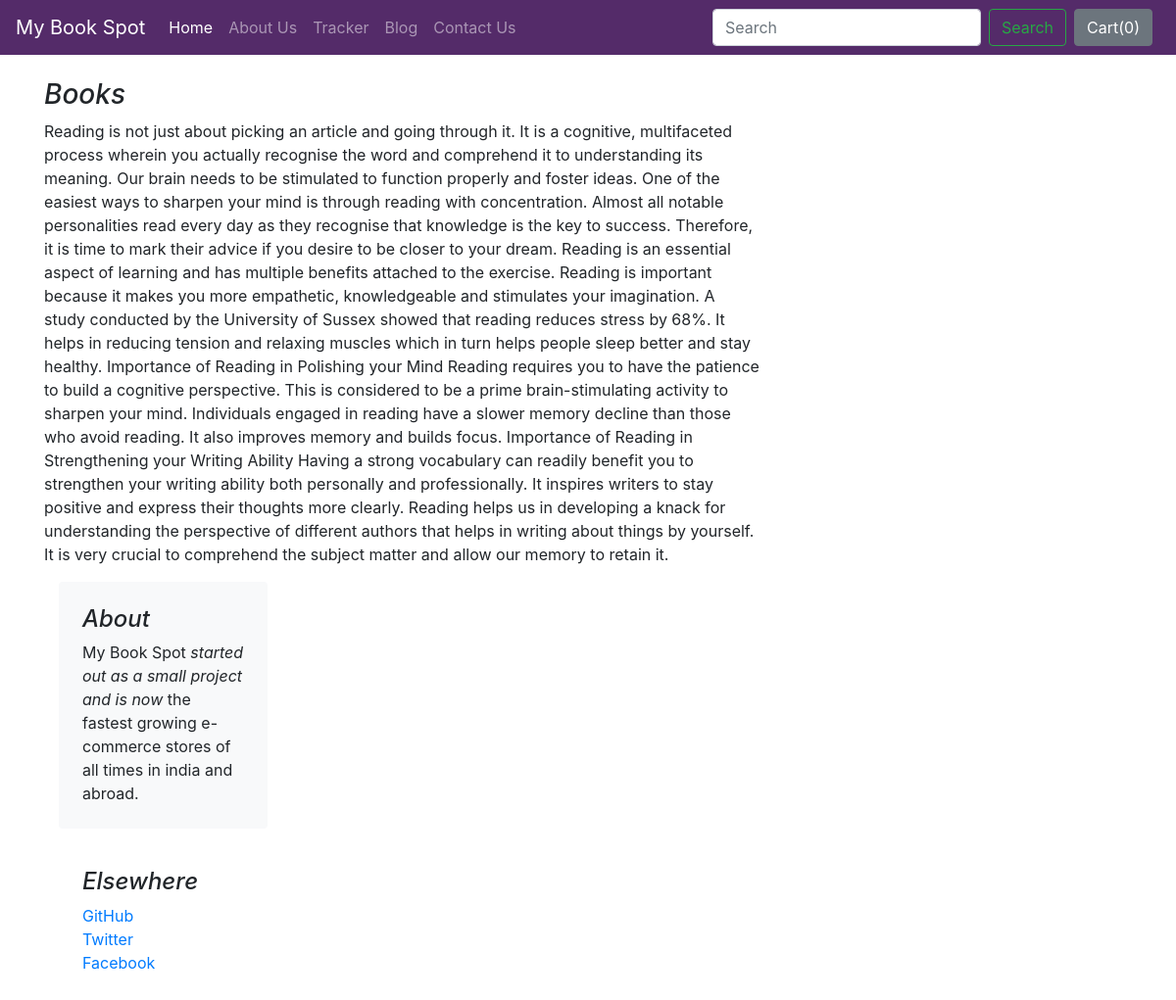
The page /blog/blogpost/1 on the database its author committed.
### blog/models.py (models this page shows, shortened)
class Blogpost(models.Model):
    post_id = models.AutoField(primary_key=True)
    title = models.CharField(max_length=50)
    head0 = models.CharField(max_length=500, default="")
    chead0 = models.CharField(max_length=5000, default="")
    pub_date = models.DateField()
    thumbnail = models.ImageField(upload_to='shop/images', default="")

### blog/views.py (the view)
# urls.py: path("blogpost/<int:id>", views.blogpost, name="blogPost"),
def blogpost(request,id):
    post= Blogpost.objects.filter(post_id=id)[0]
    return render(request,'blog/blogpost.html',{'post':post})

### blog/templates/blog/blogpost.html (shortened to what this page needs)
{% extends 'blog/basic.html' %}
{% block body %}
<div class="container">
    <div class="row mt-4">
        <div class="col-md-8 blog-main">
            <h3 class="font-italic">
                {{post.title}}
            </h3>
            <div class="blog-post">
                <p>{{post.chead0}}</p>
        </div>
        <aside class="col-md-4 blog-sidebar">
            <div class="p-4 mb-3 bg-light rounded">
                <h4 class="font-italic">About</h4>
                <p class="mb-0">My Book Spot <em>started out as a small project and is now</em> the fastest growing e-commerce stores of all times in india and abroad.</p>
            </div>
            <div class="p-4">
                <h4 class="font-italic">Elsewhere</h4>
                <ol class="list-unstyled">
                    <li><a href="#">GitHub</a></li>
                    <li><a href="#">Twitter</a></li>
                    <li><a href="#">Facebook</a></li>
                </ol>
            </div>
        </aside>
    </div>
</div>
{% endblock %}

### rows shown on the page
Blogpost: title "Books", chead0 "Reading is not just about picking an article and going through it. It is a cognitive, multifaceted process wherein you actually recognise the word and comprehend it to understanding its meaning. Our brain needs to be stimulated to function properly and foster ideas. One of the easiest ways to sharpen your mind is through reading with concentration. Almost all notable personalities read every day as they recognise that knowledge is the key to success. Therefore, it is time to mark their advice if you desire to be closer to your dream. Reading is an essential aspect of learning and has multiple benefits attached to the exercise. Reading is important because it makes you more empathetic,…"
